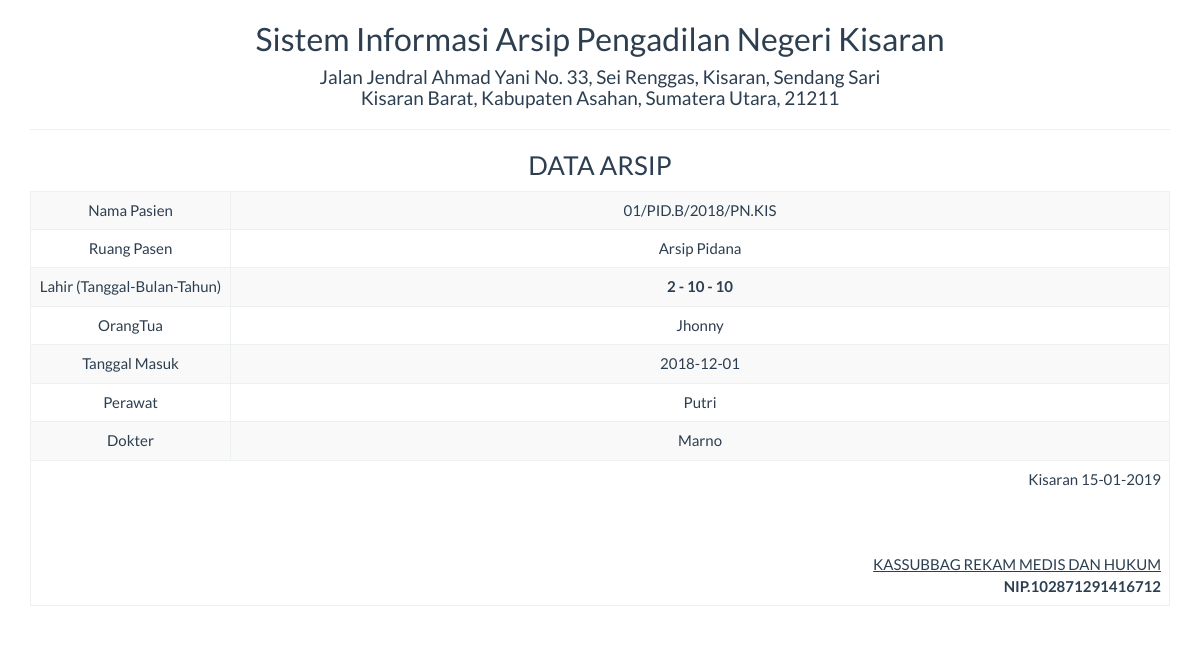
Screenshot of /report/arsip_satu.php?id=6 with the database file from the repository.
### tables this page shows
CREATE TABLE `arsip` (
  `id` int(5) NOT NULL,
  `ruang_arsip` varchar(25) NOT NULL,
  `no_rak` int(5) NOT NULL,
  `no_laci` int(5) NOT NULL,
  `no_boks` int(5) NOT NULL,
  `para_pihak` varchar(100) NOT NULL,
  `no_perkara` varchar(50) NOT NULL,
  `tgl_masuk` date NOT NULL,
  `penerima` varchar(50) NOT NULL,
  `pemberi` varchar(50) NOT NULL,
  `status` varchar(25) NOT NULL,
  `keterangan` varchar(100) NOT NULL
);

### report/arsip_satu.php (the view, shortened to what this page needs)
<!DOCTYPE html>
<html>
    <head>
        <link href="../Assets/css/bootstrap.min.css" rel="stylesheet" type="text/css"/>
    </head>
    <body onload="print()">
        <?php
        include '../config/koneksi.php';
        $sql = "SELECT * FROM arsip WHERE id='" . $_GET ['id'] . "'";
        $query = mysqli_query($koneksi, $sql) or die("SQL Detail error");
        $data = mysqli_fetch_array($query);
        ?>
        <div class="container">
            <div class='row'>
                <div class="col-sm-12">
                    <div class="text-center">
                        <h2>Sistem Informasi Arsip Pengadilan Negeri Kisaran </h2>
                        <h4>Jalan Jendral Ahmad Yani No. 33, Sei Renggas, Kisaran, Sendang Sari <br> Kisaran Barat, Kabupaten Asahan, Sumatera Utara, 21211</h4>
                        <hr>
                        <h3>DATA ARSIP</h3>
                        <table class="table table-bordered table-striped table-hover">
                            <tbody>
								<tr>
                                    <td>Nama Pasien</td> <td><?= $data['no_perkara'] ?></td>
                                </tr>
                                <tr>
                                    <td width="200">Ruang Pasen</td> <td><?= $data['ruang_arsip'] ?></td>
                                </tr>
                                <tr>
                                    <td>Lahir (Tanggal-Bulan-Tahun)</td> <td><strong><?= $data['no_rak'] ?> - <?= $data['no_laci'] ?> - <?= $data['no_boks'] ?></strong></td>
                                </tr>
                                <tr>
                                    <td>OrangTua</td> <td><?= $data['para_pihak'] ?></td>
                                </tr>
								<tr>
                                    <td>Tanggal Masuk</td> <td><?= $data['tgl_masuk'] ?></td>
                                </tr>
								<tr>
                                    <td>Perawat</td> <td><?= $data['pemberi'] ?></td>
                                </tr>
								<tr>
                                    <td>Dokter</td> <td><?= $data['penerima'] ?></td>
                                </tr>
                            </tbody>
                            <tfoot>
                                <tr>
                                    <td colspan="2" class="text-right">
                                        Kisaran  <?= date("d-m-Y") ?>
                                        <br><br><br><br>
                                        <u>KASSUBBAG REKAM MEDIS DAN HUKUM<strong></u><br>
                                        NIP.102871291416712
									</td>
								</tr>
							</tfoot>
                        </table>
                    </div>
                </div>
            </div>
    </body>
</html>

### rows the page displays
arsip: no_perkara "01/PID.B/2018/PN.KIS", ruang_arsip "Arsip Pidana", no_rak "2", no_laci "10", no_boks "10", para_pihak "Jhonny", tgl_masuk "2018-12-01", pemberi "Putri", penerima "Marno"
